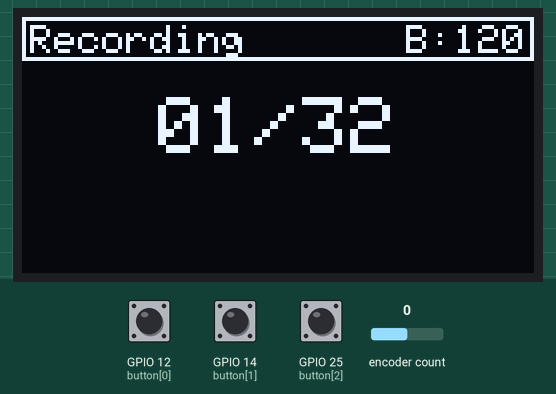
A sketch run on a simulated ESP32. Shown: 128×64 one-colour display. The test bench sets the inputs (shaded band); at power-on: GPIO 12 (button[0]) HIGH, GPIO 25 (button[2]) HIGH, encoder count 0, GPIO 14 (button[1]) HIGH. The display library's start-up logo is not drawn; MIDI output is not drawn.

Above: at 3.2 s.
3.3 s: GPIO 12 (button[0]) pulled LOW for 0.15 s
At 3.75 s:
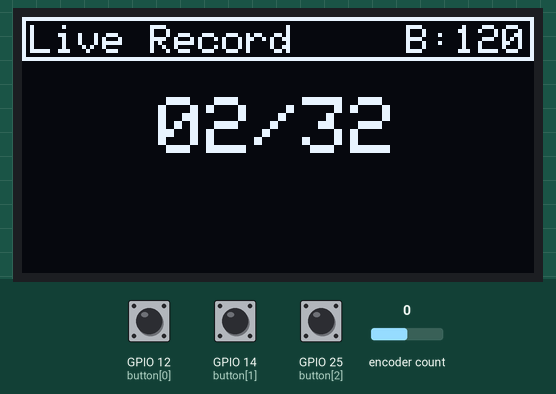
4.0 s: GPIO 25 (button[2]) pulled LOW for 0.15 s
At 4.45 s:
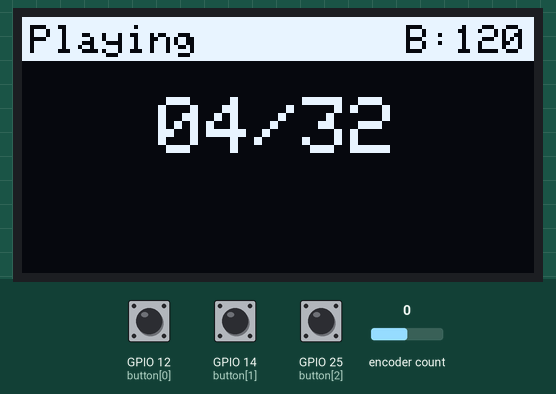
4.7 s: GPIO 12 (button[0]) pulled LOW for 1 s
At 5.18 s:
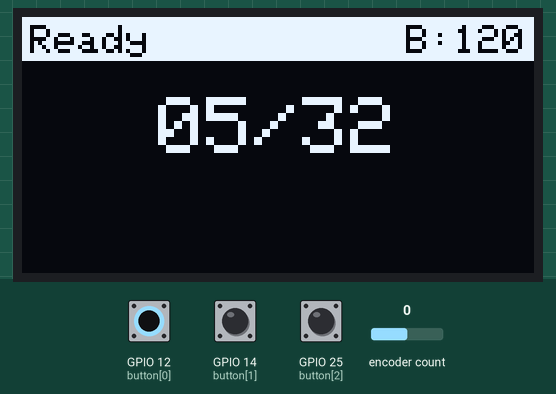
6.3 s: encoder count set to 1
At 6.62 s:
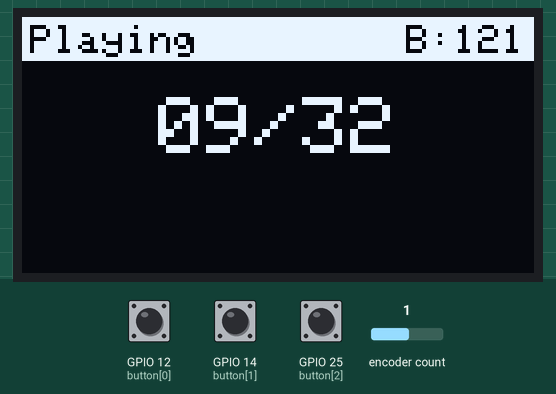
7.8 s: GPIO 25 (button[2]) pulled LOW for 1 s
At 8.28 s:
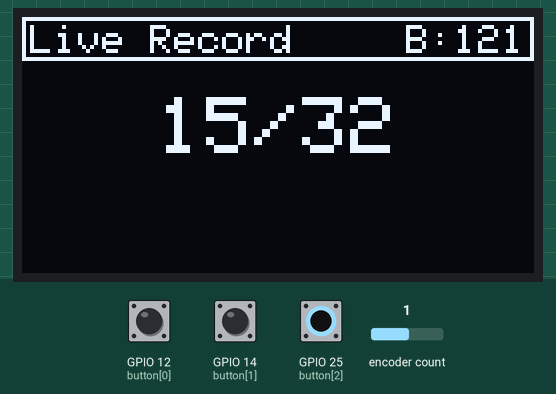
9.4 s: encoder count set to 2
At 9.71 s:
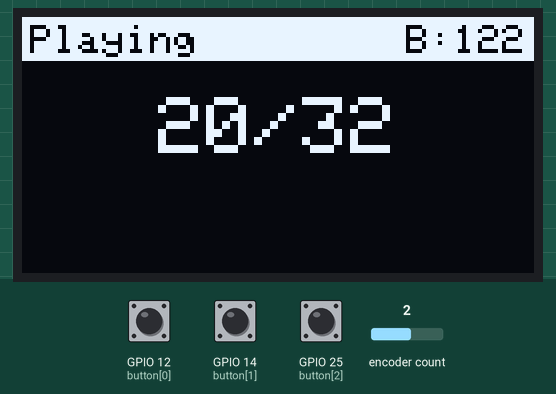
Timing chart, 0 to 11.9 s (numbered marks = the images above; inputs shaded):
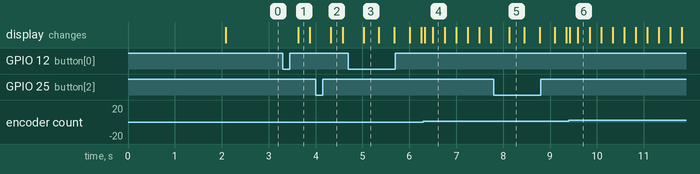

The sketch:

Kice7_Sequencer.ino
```cpp
/*
 * Author : Kevin Laurenson
 * Name : Kice7 Sequencer
 * Update : 2024-06-19
 */

#include <MIDI.h>
#include <RotaryEncoder.h>

#include <Wire.h>
#include <Adafruit_GFX.h>
#include <Adafruit_SSD1306.h>

// Create a MIDI instance using UART2
HardwareSerial MIDI_SERIAL(2);
MIDI_CREATE_INSTANCE(HardwareSerial, MIDI_SERIAL, MIDI);

// OLED display configuration
#define SCREEN_WIDTH 128
#define SCREEN_HEIGHT 64
Adafruit_SSD1306 display(SCREEN_WIDTH, SCREEN_HEIGHT, &Wire1, -1);
bool refreshScreen = false;

const int numButtons = 3;
const int button[numButtons] = { 12, 14, 25 };
bool buttonPressed[numButtons] = { 0 };

RotaryEncoder encoder(33, 32, RotaryEncoder::LatchMode::FOUR3);

bool IS_EDITING = true;  // 0 = Play ; 1 = Record
bool IS_PLAYING = false;
unsigned long lastTick = 0;
unsigned long interval;

const int maxFingers = 16;
int polyphony = 0;
int buildingChord[maxFingers] = { 0 };

int bpm = 120;
int numSteps = 32;
int currentStep = 0;
int previousStep = 0;
int steps[64][maxFingers] = { { 0 } };  // 2D array to store notes for each step

char* noteNames[] = { "C.", "Db", "D.", "Eb", "E.", "F.", "F#", "G.", "Ab", "A.", "Bb", "B." };
String getNoteName(int note) {
  byte octave = (note / 12);
  byte noteInOctave = note % 12;
  return ((String)noteNames[noteInOctave] + (octave + 1));
}

void updateBpmInterval() {
  interval = 60000 / (bpm * 2);
}

void setup() {

  // ESP32 Lolin Midi on pins RX:16 TX:17
  MIDI_SERIAL.begin(31250, SERIAL_8N1, 16, 17);
  MIDI.begin(MIDI_CHANNEL_OMNI);

  // Initialize OLED display
  Wire1.begin(0, 4);
  if (!display.begin(SSD1306_SWITCHCAPVCC, 0x3C)) {
    Serial.println(F("SSD1306 allocation failed"));
    for (;;)
      ;
  }

  for (int buttonPin = 0; buttonPin < numButtons; buttonPin++) {
    pinMode(button[buttonPin], INPUT_PULLUP);
  }
  encoder.setPosition(0);

  display.display();
  delay(2000);
  display.clearDisplay();
  display.setTextSize(1);
  display.setTextColor(SSD1306_WHITE);

  updateBpmInterval();

  // Set up MIDI callback functions
  MIDI.setHandleNoteOn(handleNoteOn);
  MIDI.setHandleNoteOff(handleNoteOff);

  refreshScreen = true;
}

void loop() {
  MIDI.read();

  updateButtons();
  updateEncoder();

  performSequencer();

  if (refreshScreen == true) {
    refreshScreen = false;
    handleDisplay();
  }
}


// ============================================================================
// Handle Buttons & Encoder
// ============================================================================
void updateButtons() {

  // Button Left
  if (digitalRead(button[0]) == LOW) {
    IS_PLAYING = !IS_PLAYING;

    if (!IS_PLAYING) {
      // Not playing anymore, then turn off all notes
      do_sendNoteOff_prevStep();
      do_sendNoteOff_currentStep();
    }

    refreshScreen = true;
    delay(300);
  }

  // Button Right
  if (digitalRead(button[1]) == LOW) {
    if (IS_EDITING) {
      do_eraseNotes_currentStep();
      if (currentStep == (numSteps - 1)) {
        goToNextStep(true);
      } else {
        goToNextStep(false);
      }
    } else {
    }
    refreshScreen = true;
    delay(300);
  }

  // Button Encoder
  if (digitalRead(button[2]) == LOW) {
    // --- do
    IS_EDITING = !IS_EDITING;
    // --- end
    refreshScreen = true;
    delay(300);
  }
}

void updateEncoder() {
  encoder.tick();
  static int pos = 0;
  int newPos = encoder.getPosition();

  if (pos != newPos) {
    if (IS_EDITING) {
      updateValueLoop(0, (numSteps - 1), (int)(encoder.getDirection()), currentStep);
      do_triggerNoteOn_currentStep();
    } else {
      updateValue(30, 240, (int)(encoder.getDirection()), bpm);
      updateBpmInterval();
    }

    refreshScreen = true;
    pos = newPos;
  }
}


// ============================================================================
// Handle Sequencer
// ============================================================================
void performSequencer() {
  if (IS_PLAYING && millis() - lastTick >= interval) {
    lastTick = millis();
    refreshScreen = true;

    do_sendNoteOff_prevStep();
    do_sendNoteOn_currentStep();

    previousStep = currentStep;
    currentStep = (currentStep + 1) % numSteps;
  }
}
void goToNextStep(bool exit) {
  currentStep++;
  if (currentStep > (numSteps - 1)) {
    currentStep = 0;
  }
  if (exit) {
    IS_EDITING = false;
    IS_PLAYING = false;
  }
  refreshScreen = true;  // Update the display when changing steps
}
void goToPrevStep() {
  currentStep--;
  if (currentStep < 0) {
    currentStep = (numSteps - 1);
  }
  refreshScreen = true;  // Update the display when changing steps
}


// ============================================================================
// Handle Notes
// ============================================================================
void handleNoteOn(byte channel, byte note, byte velocity) {
  // This note is pressed
  if (IS_EDITING) {
    polyphony++;
    buildingChord[polyphony] = note;
  }
}
void handleNoteOff(byte channel, byte note, byte velocity) {
  if (IS_EDITING) {
    polyphony--;

    if (polyphony > 0) {
      // Some notes are still pushed, wait for all to be released
    } else {
      do_eraseNotes_currentStep();
      // Store the chord or single note
      for (int i = 0; i < maxFingers; i++) {
        if (buildingChord[i] > 0) {
          steps[currentStep][i] = buildingChord[i];
        } else {
          steps[currentStep][i] = false;
        }
      }
      // Reset input builder
      polyphony = 0;
      for (int i = 0; i < maxFingers; i++) {
        buildingChord[i] = 0;
      }

      if (IS_PLAYING) {
        // Do not while playing
      } else {
        if (currentStep == (numSteps - 1)) {
          goToNextStep(true);
        } else {
          goToNextStep(false);
        }
      }
    }
  }
}
void do_sendNoteOff_prevStep() {
  for (int i = 0; i < maxFingers; i++) {
    if (steps[previousStep][i] != 0) {
      MIDI.sendNoteOff(steps[previousStep][i], 127, 1);
    }
  }
}
void do_sendNoteOff_currentStep() {
  for (int i = 0; i < maxFingers; i++) {
    if (steps[previousStep][i] != 0) {
      MIDI.sendNoteOff(steps[currentStep][i], 127, 1);
    }
  }
}
void do_sendNoteOn_currentStep() {
  for (int i = 0; i < maxFingers; i++) {
    if (steps[currentStep][i] != 0) {
      MIDI.sendNoteOn(steps[currentStep][i], 127, 1);
    }
  }
}
void do_triggerNoteOn_currentStep() {
  for (int i = 0; i < maxFingers; i++) {
    if (steps[currentStep][i] != 0) {
      MIDI.sendNoteOn(steps[currentStep][i], 127, 1);
      delay(100);
      MIDI.sendNoteOff(steps[currentStep][i], 127, 1);
    }
  }
}
void do_eraseNotes_currentStep() {
  for (int i = 0; i < maxFingers; i++) {
    steps[currentStep][i] = 0;
  }
}


// ============================================================================
// Handle Display
// ============================================================================
void handleDisplay() {

  // Display update
  display.clearDisplay();

  if (IS_EDITING) {
    drawRectangle(0, 0, 128, 11, 0);
    display.setTextColor(SSD1306_WHITE);
    display.setCursor(2, 2);

    if (IS_PLAYING) {
      display.print("Live Record");
    } else {
      display.print("Recording");
    }
  } else {
    drawRectangle(0, 0, 128, 11, 11);

    display.setTextColor(SSD1306_BLACK);
    display.setCursor(2, 2);

    if (IS_PLAYING) {
      display.print("Playing");
    } else {
      display.print("Ready");
    }
  }
  display.setCursor(96, 2);
  display.print((String) "B:" + bpm);

  display.setTextColor(SSD1306_WHITE);
  display.setCursor(34, 20);
  display.setTextSize(2);
  if (currentStep < 9) {
    display.println((String) "0" + (currentStep + 1) + "/" + numSteps);
  } else {
    display.println((String) "" + (currentStep + 1) + "/" + numSteps);
  }

  display.setCursor(0, 40);
  display.setTextSize(1);
  for (int i = 0; i < 16; i++) {
    if (steps[currentStep][i] != 0) {
      display.print(getNoteName(steps[currentStep][i]));
      display.print(" ");
    }
  }

  display.display();
}


// ============================================================================
// Tools
// ============================================================================
void drawRectangle(int x, int y, int width, int height, int innerFill) {
  display.drawRect(x, y, width, height, SSD1306_WHITE);  // Draw border
  if (innerFill > 0) {
    int fillY = y + (height - innerFill);
    display.fillRect(x, fillY, width, innerFill, SSD1306_WHITE);  // Fill rectangle if requested
  }
}
void updateValue(int minVal, int maxVal, int dir, int& value) {
  value += dir;
  // Stays within the bounds
  if (value < minVal) {
    value = minVal;
  } else if (value > maxVal) {
    value = maxVal;
  }
}
void updateValueLoop(int minVal, int maxVal, int dir, int& value) {
  value += dir;
  // Stays within the bounds
  if (value < minVal) {
    value = maxVal;
  } else if (value > maxVal) {
    value = minVal;
  }
}
```

Measured:
- after the input at 3.3 s, the display: changes after 0.33 s (image 1)
- after the input at 4.0 s, the display: changes after 0.33 s (image 2)
- after the input at 4.7 s, the display: changes after 0.33 s (image 3)
- after the input at 7.8 s, the display: changes after 0.33 s (image 5)
